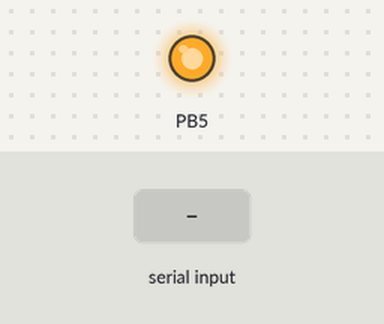
The program below on a simulated ATmega328P, built with avr-gcc and emulated at 16 MHz. Parts: output pins drawn as LEDs (lit = HIGH). Inputs (shaded band) come from the test bench. What the program prints to the serial monitor is not drawn.

Above: at 1.2 s.
1.3 s: "1\n" received over Serial
Timing chart, 0 to 4.3 s (numbered marks = the images above; inputs shaded):
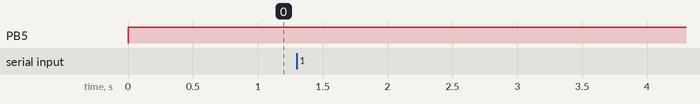

Measured:
- after the input at 1.3 s, every drawn part: stays the same

The program:

main.c
```c
/*
 * LAB3_UART_TEST.c
 *
 * Created: 2023/10/12 16:05:09
 * Author : Dashauto
 */

#define F_CPU 16000000UL
#define BAUD_RATE 9600
#define BAUD_PRESCALER (((F_CPU / (BAUD_RATE * 16UL))) - 1)

#include <avr/io.h>
#include <avr/interrupt.h>
#include <util/delay.h>
#include <stdio.h>
#include <stdlib.h>


char String[25];
char rx_String[25];
char receivedData = 0;
int rx_finish;
int buffer_index = 0;
int rx_trigger = 0;

void UART_init(void)
{
	cli();
	/*Set baud rate */
	UBRR0H = (unsigned char)(BAUD_PRESCALER>>8);
	UBRR0L = (unsigned char)BAUD_PRESCALER;
	//Enable receiver and transmitter
	UCSR0B |= (1<<RXEN0);
	UCSR0B |= (1<<TXEN0);
	/* Set frame format: 2 stop bits, 8 data bits */
	UCSR0C |= (1<<USBS0);
	UCSR0C |= (3<<UCSZ00);

	//UCSR0B |= RXCIE0;
	UCSR0B |= (1 << RXCIE0);
	sei();
}

void UART_send( unsigned char data)
{
	// Wait for empty transmit buffer
	while(!(UCSR0A & (1<<UDRE0)));
	// Put data into buffer and send data
	UDR0 = data;
}

void UART_putstr(char* StringPtr)
{
	while(*StringPtr != 0x00)
	{
		UART_send(*StringPtr);
		StringPtr++;
	}
}

//void rx_data_handling()
//{
	//if (rx_String[0] == 'A')
	//{
		//
	//}
//}

/*
unsigned char USART_Receive(void)
{
	// Wait for data to be received
	while (!(UCSR0A & (1<<RXC0)))
	;
	// Get and return received data from buffer
	return UDR0;
}
*/
///*
ISR(USART_RX_vect) {
	receivedData = UDR0; // Read the received data
	rx_trigger = 1;


}


//*/
int main(void)
{
	UART_init();
	DDRB |= (1 << DDB5);
	PORTB |= (1 << PORTB5);


	while(1)
	{
		if (rx_trigger)
		{
			//sprintf(String,"data: %c\r\n", receivedData);
			//UART_putstr(String);
			if((char) receivedData != '\n' && buffer_index < 24)
			{
				rx_String[buffer_index] = receivedData;
				buffer_index++;
				//sprintf(String,rx_String);
				//UART_putstr(String);
				//sprintf(String,"%d", buffer_index);
				//UART_putstr(String);
			}
			else
			{
				rx_String[buffer_index] = '\0'; // Null-terminate the string
				buffer_index = 0; // Reset buffer index for the next message
				rx_finish = 1;
				//sprintf(String,"finish: %d\r\n", rx_finish);
				//UART_putstr(String);
				_delay_us(1);
			}
			receivedData = 0;
			rx_trigger = 0;
		}

		if (rx_finish)
		{
			rx_finish = 0;
			sprintf(String,rx_String);
			UART_putstr(String);
		}

	}
}
```
